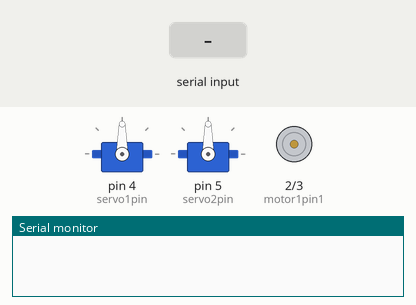
Simulated run of this program. Board: Arduino Mega 2560, built with avr-gcc and run on an emulated ATmega2560. On the bench: 2 × servo, motor-driver pin pairs drawn as motors (green arrow = first pin HIGH = forward, orange = second pin HIGH = backward, longer = more drive, scaled by the enable pin), the last lines printed to the serial monitor. The inputs (shaded band) are chosen by the test bench.

Above: at 1.2 s.
1.3 s: "left\n" received over Serial
At 1.7 s:
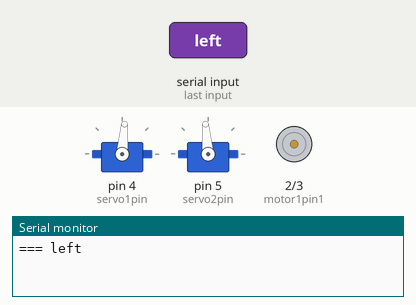
2.8 s: "forward\n" received over Serial
At 4.0 s:
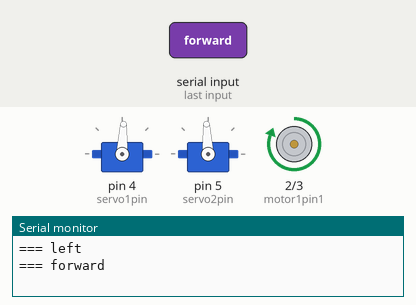
4.3 s: "backward\n" received over Serial
At 5.2 s:
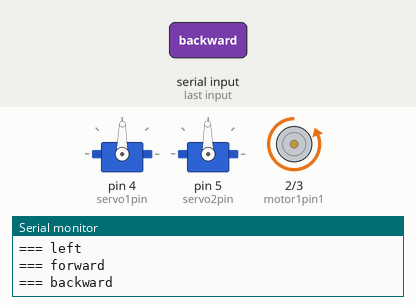
5.8 s: "slow\n" received over Serial
At 6.3 s:
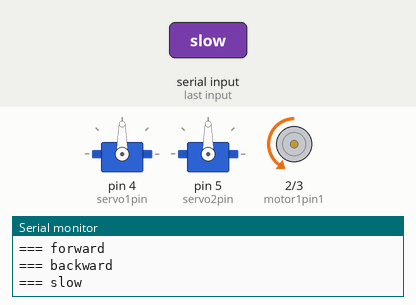
7.3 s: "stop\n" received over Serial
At 8.5 s:
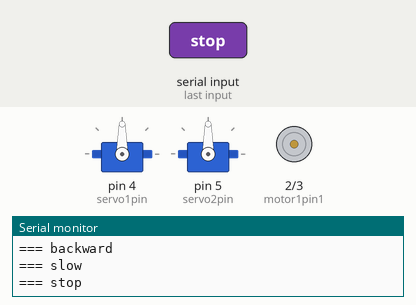
8.8 s: "medium\n" received over Serial
Timing chart, 0 to 11.3 s (numbered marks = the images above; inputs shaded):
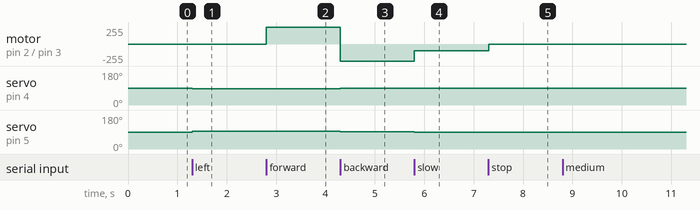

The program:

main.cpp
```cpp
#include <Arduino.h>
#include <Servo.h>


/** Controls
 *
 * Movement commands:
 *  forward, backward, stop
 *  slow, medium
 *
 * Rotation commands:
 *  left, right
 *
 * After starting, the motors will continue moving until `stop` is sent.
 * This allows the wheels to continue moving forward while rotation commands are sent.
 * While rotation commands are not being sent, the wheels will align themselves straight again.
 */

int motor1pin1 = 2;
int motor1pin2 = 3;

int motorSpeedPin = 9;

int servo1pin = 4;
int servo2pin = 5;

Servo servo1;
Servo servo2;

int angle = 0;
int speed = 255;

const int MAX_ROTATION = 40;
const int ROTATION_SPEED = 5;
const int ROTATION_BRAKING = 2;


void setup() {
  Serial.begin(115200); // baudrate

  pinMode(motor1pin1, OUTPUT);
  pinMode(motor1pin2, OUTPUT);

  pinMode(motorSpeedPin, OUTPUT);

  servo1.attach(servo1pin);
  servo2.attach(servo2pin);
}

void loop() {
  if(Serial.available() > 0) {
    String s = Serial.readStringUntil('\n');
    s.trim();
    Serial.println("=== " + s);

    String mode = s;

    // Update motor speed
    analogWrite(motorSpeedPin, speed);

    if(mode == "left" || mode == "right") {
      // Rotating

      // Rotating commands
      if(mode == "left") {
        angle -= ROTATION_SPEED;
        angle = max(-MAX_ROTATION, angle);
      } else if(mode == "right") {
        angle += ROTATION_SPEED;
        angle = min(MAX_ROTATION, angle);
      }
    } else {
      // Not rotating

      // Move the wheels back towards straight if not already
      if(abs(angle) < ROTATION_BRAKING) {
        angle = 0;
      } else {
        angle += ROTATION_BRAKING * (angle < 0 ? 1 : -1);
      }

      // Movement commands
      if(mode == "forward") {
        digitalWrite(motor1pin1, HIGH);
        digitalWrite(motor1pin2, LOW);
      } else if(mode == "backward") {
        digitalWrite(motor1pin1, LOW);
        digitalWrite(motor1pin2, HIGH);
      } else if(mode == "stop") {
        digitalWrite(motor1pin1, LOW);
        digitalWrite(motor1pin2, LOW);
      } else if(mode == "slow") {
        speed = 100;
        analogWrite(9, speed);
      } else if(mode == "medium") {
        speed = 255;
        analogWrite(9, speed);
      }
    }

    // Update the wheel angle
    // Each servo rotates in opposite directions
    servo1.write(90 + angle);
    servo2.write(90 - angle);
  }
}


// Old stuff

//Controlling speed (0  = off and 255 = max speed):
//(Optional)
/*analogWrite(9, 100); //ENA  pin
analogWrite(10, 200); //ENB pin
//(Optional)

digitalWrite(motor1pin1,  HIGH);
digitalWrite(motor1pin2, LOW);

digitalWrite(motor2pin1, HIGH);
digitalWrite(motor2pin2, LOW);
delay(3000);

digitalWrite(motor1pin1,  LOW);
digitalWrite(motor1pin2, HIGH);

digitalWrite(motor2pin1, LOW);
digitalWrite(motor2pin2, HIGH);
delay(3000);*/
```

Measured:
- after the input at 1.3 s, servo on pin 4 (servo1pin): 90° → 85° at once; servo on pin 5 (servo2pin): 90° → 95° at once
- after the input at 2.8 s, motor on pin 2 (motor1pin1) / pin 3 (motor1pin2): stopped → forward 255/255 at once; servo on pin 4 (servo1pin): 85° → 87° at once; servo on pin 5 (servo2pin): 95° → 93° at once
- after the input at 4.3 s, motor on pin 2 (motor1pin1) / pin 3 (motor1pin2): forward 255/255 → backward 255/255 at once; servo on pin 4 (servo1pin): 87° → 89° at once; servo on pin 5 (servo2pin): 93° → 91° at once
- after the input at 5.8 s, motor on pin 2 (motor1pin1) / pin 3 (motor1pin2): backward 255/255 → backward 100/255 at once; servo on pin 4 (servo1pin): 89° → 90° at once; servo on pin 5 (servo2pin): 91° → 90° at once
- after the input at 7.3 s, motor on pin 2 (motor1pin1) / pin 3 (motor1pin2): backward 100/255 → stopped at once
